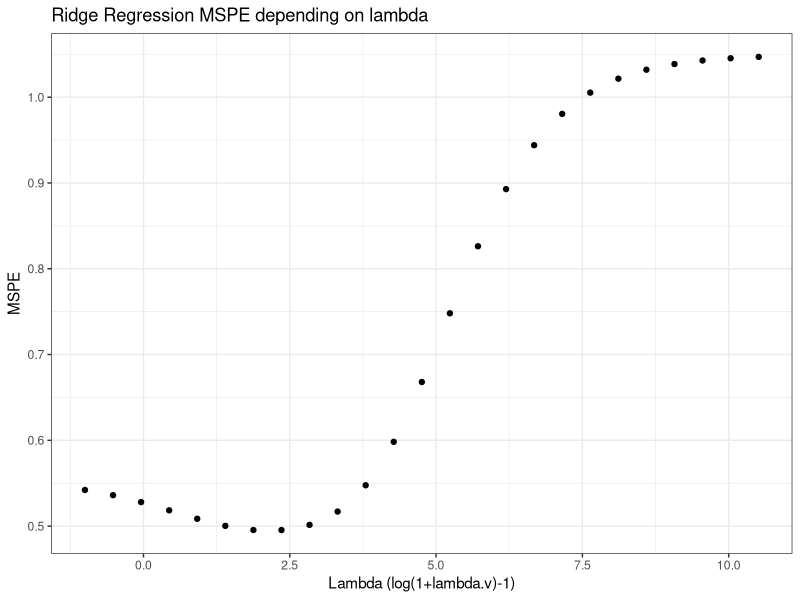
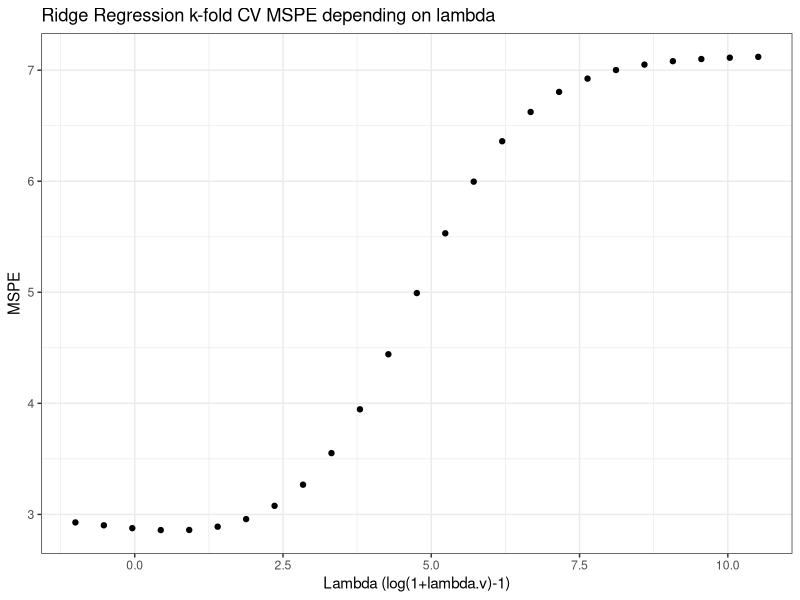
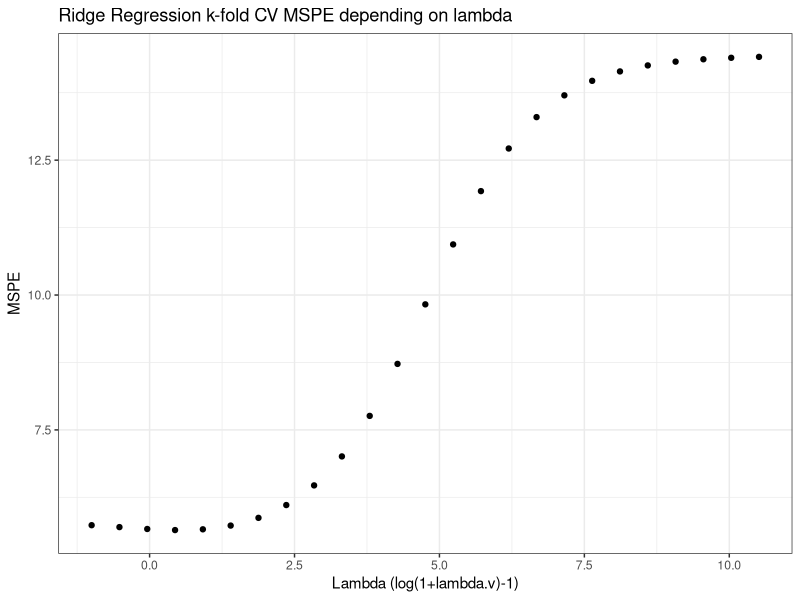
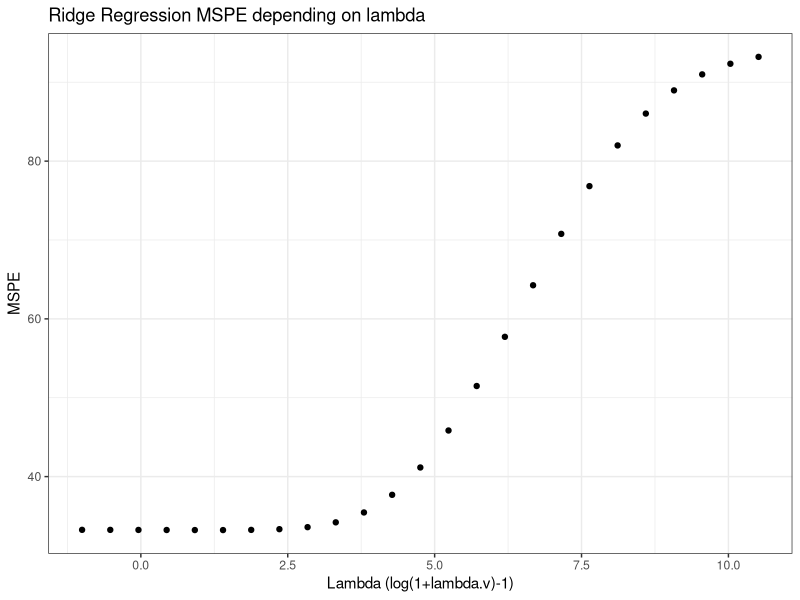
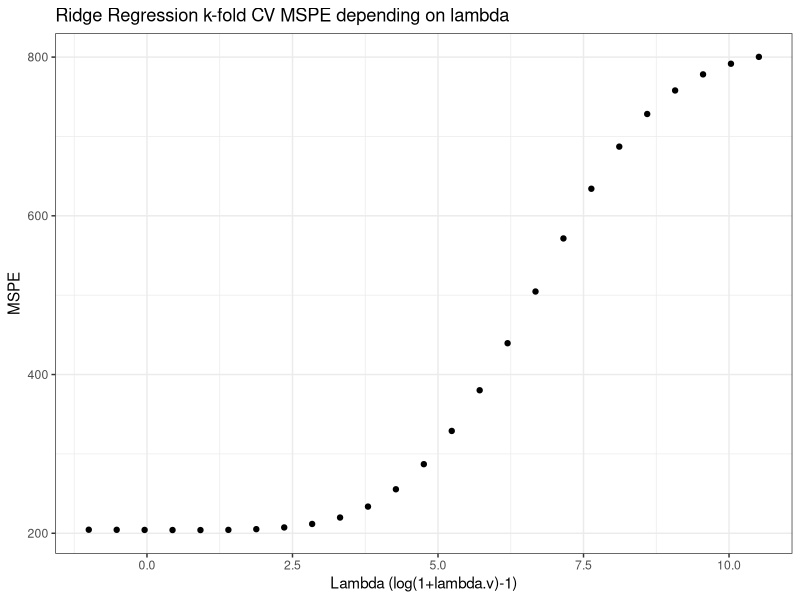

R code for these plots, in order:
## ---- chunk 1
knitr::opts_chunk$set(echo = TRUE)
## ---- chunk 2
#libraries
require(tidyverse)
library(MASS)
## ---- chunk 3
# Ridge Regression function
ridge_regression <- function(x.train, y.train, x.val, y.val, lambda.v){
  
  Y <- scale(y.train, center=TRUE, scale=FALSE)
  X <- scale(as.matrix(x.train), center=TRUE, scale=TRUE)
  y.val.m <- scale(y.val, center=TRUE, scale=FALSE)
  x.val.m <- scale(as.matrix(x.val), center=TRUE, scale=TRUE)
  n <- dim(X)[1]
  p <- dim(X)[2]
  XtX <- t(X)%*%X 
  d2 <- eigen(XtX,symmetric = TRUE, only.values = TRUE)$values
  n.lambdas <- length(lambda.v)
  
  MSPE <- rep(0, n.lambdas)
  beta.path <- matrix(0,nrow=n.lambdas, ncol=p)
  diag.H.lambda <- matrix(0,nrow=n.lambdas, ncol=n)
  for (l in 1:n.lambdas){ 
   lambda <- lambda.v[l]
    H.lambda.aux <- t(solve(XtX + lambda*diag(1,p))) %*% t(X) 
    beta.path[l,] <-  H.lambda.aux %*% Y
    MSPE[l] <- sum((y.val.m - x.val.m%*%beta.path[l,])^2)/length(y.val.m)
  } 
  
  df <- cbind(as.data.frame(MSPE), as.data.frame(lambda.v))
  plot_mspe <- ggplot(data = df, 
                      mapping = aes(x = log(1+lambda.v)-1, y = MSPE)) +
    geom_point() +
    labs(x = "Lambda (log(1+lambda.v)-1)", 
         y = "MSPE", 
         title = "Ridge Regression MSPE depending on lambda") +
    theme_bw()
  
  Min_MSPE <- min(MSPE)
  
  list_func <- list(plot_mspe, 
                    MSPE,
                    paste0("Min. MSPE: ", 
                           Min_MSPE))
  
  return(list_func)
}
## ---- chunk 4
#Ridge Regression k-fold cross validation function
ridge_regression_k_fold_CV <- function(x.train, y.train, lambda.v, k){
  
  Y <- scale(y.train, center=TRUE, scale=FALSE)
  X <- scale(as.matrix(x.train), center=TRUE, scale=TRUE)
  n <- dim(X)[1]
  p <- dim(X)[2]
  XtX <- t(X)%*%X 
  d2 <- eigen(XtX,symmetric = TRUE, only.values = TRUE)$values
  n.lambdas <- length(lambda.v)
  
  set.seed(123)
  fold <- sample(1:k, nrow(x.train), replace = T)
  PMSE.CV.H.lambda <- rep(0, n.lambdas)
  for (l in 1:n.lambdas){
    lambda <- lambda.v[l]
    for (i in 1:k){
      X.train <- X[fold!=i,]
      Y.train <- Y[fold!=i,]
      
      n <- dim(X.train)[1]
      p <- dim(X.train)[2]
      
      beta.path <- matrix(0,nrow=n.lambdas, ncol=p)
      diag.H.lambda <- matrix(0,nrow=n.lambdas, ncol=n)
      
      XtX <- t(X.train)%*%X.train
      
      H.lambda.aux <- t(solve(XtX + lambda*diag(1,p))) %*% t(X.train) 
      beta.path[l,] <-  H.lambda.aux %*% Y.train
      H.lambda <- X.train %*% H.lambda.aux 
      diag.H.lambda[l,] <- diag(H.lambda)
      hat.Y <- X.train %*% beta.path[l,]
      PMSE_temp <- sum(((Y.train-hat.Y)/(1-diag.H.lambda[l,]))^2)
      PMSE.CV.H.lambda[l] <- PMSE.CV.H.lambda[l] + PMSE_temp
    }
  PMSE.CV.H.lambda[l] <- PMSE.CV.H.lambda[l]/n
  }
  
  df <- cbind(as.data.frame(PMSE.CV.H.lambda), as.data.frame(lambda.v))
  plot_mspe <- ggplot(data = df, 
                      mapping = aes(x = log(1+lambda.v)-1, 
                                    y = PMSE.CV.H.lambda)) +
    geom_point() +
    labs(x = "Lambda (log(1+lambda.v)-1)", 
         y = "MSPE", 
         title = "Ridge Regression k-fold CV MSPE depending on lambda") +
    theme_bw()
  
  Min_PMSE.CV.H.lambda <- round(min(PMSE.CV.H.lambda),digits = 5)
  lambda_pos <- which.min(PMSE.CV.H.lambda)
  lambda_optima <- round(lambda.v[lambda_pos],5)
  
  list_func <- list(plot_mspe, 
                    PMSE.CV.H.lambda,
                    paste("Min. MSPE: ",
                          Min_PMSE.CV.H.lambda),
                    paste("Position of best lambda:",
                          lambda_pos),
                    paste("Value of best lambda:",
                          lambda_optima))
  
  return(list_func)
}
## ---- chunk 5
prostate <- read.table("prostate_data.txt", header=TRUE, row.names = 1)
y.train <- prostate$lpsa[which(prostate$train==TRUE)]
x.train <- prostate[which(prostate$train==TRUE),1:8]
y.val <- prostate$lpsa[which(prostate$train==FALSE)]
x.val <- prostate[which(prostate$train==FALSE),1:8]
## ---- chunk 6
lambda.max <- 1e5
n.lambdas <- 25
lambda.v <- exp(seq(0,log(lambda.max+1),length=n.lambdas))-1
## ---- chunk 7
ridge_regression(x.train, y.train, x.val, y.val, lambda.v)
## ---- chunk 8
ridge_regression_k_fold_CV(x.train, y.train, lambda.v, 5)
## ---- chunk 9
ridge_regression_k_fold_CV(x.train, y.train, lambda.v, 10)
## ---- chunk 10
data(Boston)
d<-Boston

set.seed(100) 

index = sample(1:nrow(d), 0.7*nrow(d)) 

train = d[index,] # Create the training data 
test = d[-index,]

Y <- scale( train[,14], center=TRUE, scale=FALSE)
X <- scale(as.matrix(train[,c(-14,-4)]), center=TRUE, scale=TRUE)

y.val <- scale( test[,14], center=TRUE, scale=FALSE)
x.val <- scale(as.matrix(test[,c(-14,-4)]), center=TRUE, scale=TRUE)


X<-cbind(X,train[,4])

x.val<-cbind(x.val,test[,4])

n <- dim(X)[1]
p <- dim(X)[2]


lambda.max <- 1e5
n.lambdas <- 25
lambda.v <- exp(seq(0,log(lambda.max+1),length=n.lambdas))-1
## ---- chunk 11
ridge_regression(x.train=X, y.train=Y, x.val=x.val, y.val=y.val, lambda.v=lambda.v)
## ---- chunk 12
ridge_regression_k_fold_CV(x.train=X, y.train=Y, lambda.v=lambda.v, k=10)
